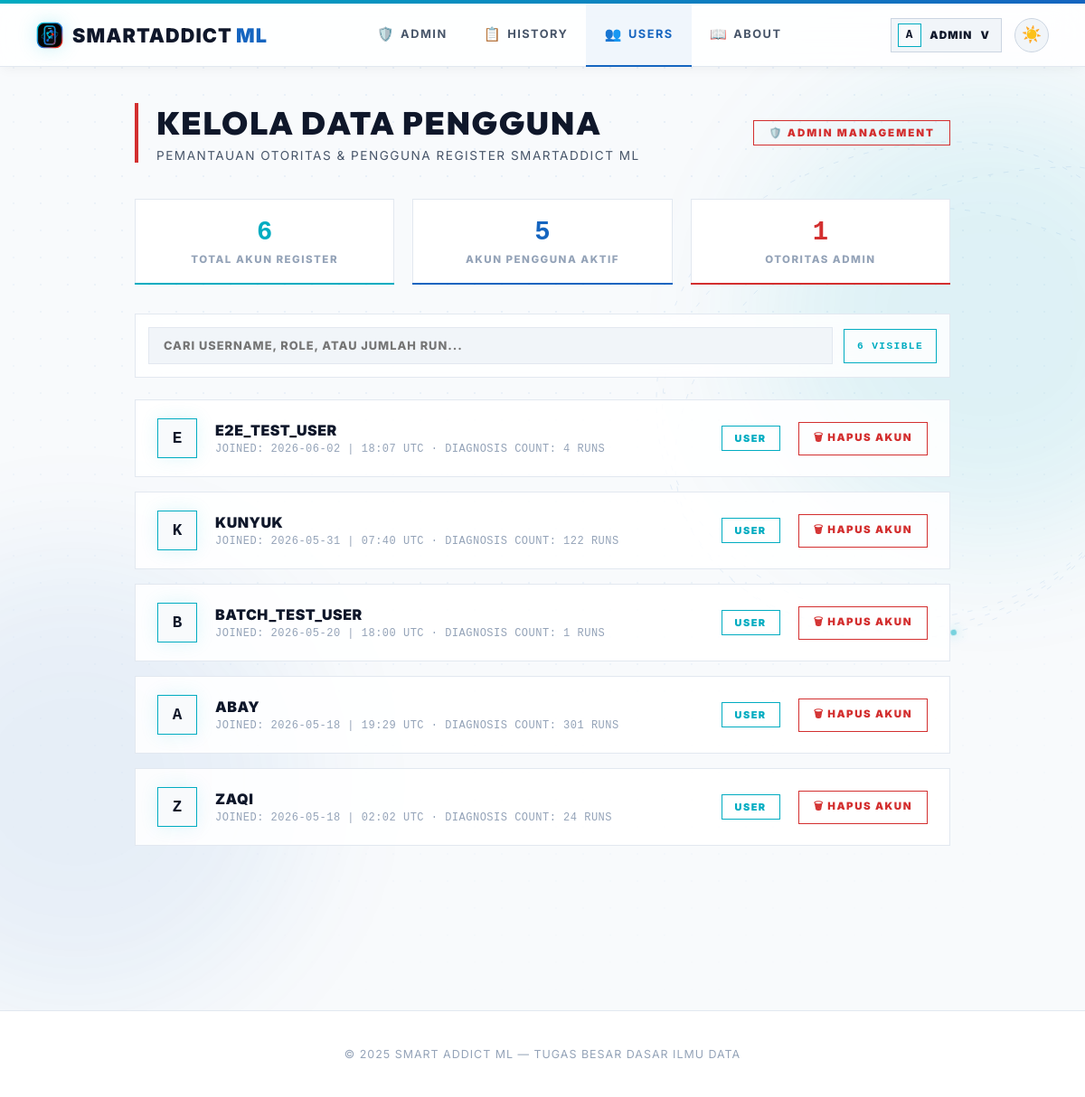
The app's page /admin/users (signed in) with its own data.
### smartaddict/models/user.py (models this page shows, shortened)
class User(UserMixin, db.Model):
    id = db.Column(db.Integer, primary_key=True)
    username = db.Column(db.String(80), unique=True, nullable=False)
    password_hash = db.Column(db.String(200), nullable=False)
    role = db.Column(db.String(10), default="user")
    created_at = db.Column(db.DateTime, default=datetime.utcnow)
    predictions = db.relationship("Prediction", backref="user", lazy=True)
    @property
    def is_admin(self):
        return self.role == "admin"

### smartaddict/routes/admin_routes.py (the view)
@admin_bp.route("/admin/users", endpoint='admin_users')
@admin_required
def admin_users():
    users = User.query.order_by(User.created_at.desc()).all()
    return render_template("admin/manage_users.html", users=users, active_page='admin_users')

### app.py (called while the page is built)
@app.after_request
def add_no_cache(response):
    response.headers['Cache-Control'] = 'no-store, no-cache, must-revalidate, max-age=0'
    response.headers['Pragma'] = 'no-cache'
    response.headers['Expires'] = '0'
    return response

@login_manager.user_loader
def load_user(user_id):
    try:
        return User.query.get(int(user_id))
    except Exception:
        return None

### smartaddict/routes/admin_routes.py (called while the page is built)
def admin_required(view_func):
    @wraps(view_func)
    @login_required
    def wrapped(*args, **kwargs):
        if not current_user.is_admin:
            flash('Akses ditolak. Hanya admin yang bisa mengakses halaman ini.', 'error')
            return redirect(url_for('user.dashboard'))
        return view_func(*args, **kwargs)
    return wrapped

### templates/admin/manage_users.html (shortened to what this page needs)
{% extends "base.html" %}
{% block content %}
<main class="content">
    <div class="page-header">
        <div class="header-text">
            <h1>KELOLA DATA PENGGUNA</h1>
            <p>PEMANTAUAN OTORITAS & PENGGUNA REGISTER SMARTADDICT ML</p>
        </div>
        <span class="admin-badge">🛡️ ADMIN MANAGEMENT</span>
    </div>
    <div class="stats-row">
        <div class="mini-stat">
            <div class="num" style="color:var(--m-blue-light)">{{ users|length }}</div>
            <div class="lbl">TOTAL AKUN REGISTER</div>
        </div>
        <div class="mini-stat">
            <div class="num" style="color:var(--m-blue-dark)">{{ users|selectattr('role','equalto','user')|list|length }}</div>
            <div class="lbl">AKUN PENGGUNA AKTIF</div>
        </div>
        <div class="mini-stat">
            <div class="num" style="color:var(--m-red)">{{ users|selectattr('role','equalto','admin')|list|length }}</div>
            <div class="lbl">OTORITAS ADMIN</div>
        </div>
    </div>
    <div class="user-filter">
        <input id="userSearch" type="text" placeholder="CARI USERNAME, ROLE, ATAU JUMLAH RUN..." oninput="filterUsers()">
        <div class="user-filter-count"><span id="userVisibleCount">{{ users|length }}</span> Visible</div>
    </div>
    <div class="users-grid">
        {% for user in users %}
        <div class="user-card {% if user.is_admin %}admin-card{% endif %}" data-user="{{ user.username }} {{ user.role }} {{ user.predictions|length }} runs">
            <div class="user-avatar">{{ user.username[0]|upper }}</div>
            <div class="user-info">
                <div class="user-name">{{ user.username }}</div>
                <div class="user-meta">JOINED: {{ user.created_at.strftime('%Y-%m-%d | %H:%M UTC') }} · DIAGNOSIS COUNT: {{ user.predictions|length }} RUNS</div>
            </div>
            <div>
                <span class="role-badge {% if user.is_admin %}role-admin{% else %}role-user{% endif %}">{{ user.role | upper }}</span>
            </div>
            <div>
                {% if not user.is_admin %}
                <form method="post" action="{{ url_for('admin.admin_delete_user', user_id=user.id) }}" onsubmit="return confirm('APAKAH ANDA YAKIN INGIN MENGHAPUS AKUN USER {{ user.username | upper }}?')">
                    <button type="submit" class="del-btn">🗑 HAPUS AKUN</button>
                </form>
                {% endif %}
            </div>
        </div>
        {% endfor %}
    </div>
</main>
{% endblock %}

### templates/base.html (shortened to what this page needs)
<!doctype html>
<html lang="id" data-theme="light">
<head>
</head>
<body>
    <div class="navbar-wrap">
        <nav class="navbar">
            <a href="{{ url_for('user.dashboard') }}" class="logo" style="text-decoration:none">
                <img class="logo-mark" src="{{ url_for('static', filename='img/smartaddict-logo.svg') }}" alt="" aria-hidden="true">
                <span>SmartAddict<span style="color:var(--m-blue-dark); font-weight: 900; margin-left: 4px;">ML</span></span>
            </a>
            <div class="nav-center">
                {% if current_user.is_authenticated and current_user.is_admin %}
                <a href="{{ url_for('admin.admin_dashboard') }}" {% if active_page == 'admin_dashboard' %}class="active"{% endif %}><span class="nav-icon">🛡️</span>Admin</a>
                <a href="{{ url_for('admin.admin_history') }}" {% if active_page == 'admin_history' %}class="active"{% endif %}><span class="nav-icon">📋</span>History</a>
                <a href="{{ url_for('admin.admin_users') }}" {% if active_page == 'admin_users' %}class="active"{% endif %}><span class="nav-icon">👥</span>Users</a>
                <a href="{{ url_for('user.about') }}" {% if active_page == 'about' %}class="active"{% endif %}><span class="nav-icon">📖</span>About</a>
                {% else %}
                <a href="{{ url_for('user.dashboard') }}" {% if active_page == 'dashboard' %}class="active"{% endif %}><span class="nav-icon">📊</span>Dashboard</a>
                <a href="{{ url_for('user.about') }}" {% if active_page == 'about' %}class="active"{% endif %}><span class="nav-icon">📖</span>About</a>
                {% endif %}
            </div>
            <div class="nav-actions">
                {% if current_user.is_authenticated %}
                <div class="profile-menu" id="profileMenu">
                    <button type="button" class="profile-chip {% if active_page == 'profile' %}active{% endif %}" onclick="toggleProfileMenu(event)" aria-expanded="false" aria-controls="profileDropdown">
                        <span class="profile-chip-avatar">{{ current_user.username[0]|upper }}</span>
                        <span class="profile-chip-name">{{ current_user.username }}</span>
                        <span aria-hidden="true">v</span>
                    </button>
                </div>
                {% else %}
                <a href="{{ url_for('auth.login') }}" class="btn-nav-login">Login</a>
                {% endif %}
                <button class="theme-toggle" id="themeToggle" onclick="toggleTheme()" title="Toggle tema">
                    <span id="themeIcon">🌙</span>
                </button>
            </div>
        </nav>
    </div>
    <div class="nav-spacer"></div>
    <div class="sa-bg-stage" aria-hidden="true">
    </div>
    {% block content %}{% endblock %}
    {% block footer %}
    <footer class="footer">
        <p>© 2025 Smart Addict ML — Tugas Besar Dasar Ilmu Data</p>
    </footer>
    {% endblock %}
</body>
</html>

### records on screen
User: username "A", username "ADMIN"
User: username "E", username "E2E_TEST_USER", created_at "2026-06-02 | 18:07 UTC", predictions|length "4", role "USER"
User: username "K", username "KUNYUK", created_at "2026-05-31 | 07:40 UTC", predictions|length "122", role "USER"
User: username "B", username "BATCH_TEST_USER", created_at "2026-05-20 | 18:00 UTC", predictions|length "1", role "USER"
User: username "A", username "ABAY", created_at "2026-05-18 | 19:29 UTC", predictions|length "301", role "USER"
User: username "Z", username "ZAQI", created_at "2026-05-18 | 02:02 UTC", predictions|length "24", role "USER"

### other values on screen
{{ users|length }} "6"
{{ users|selectattr('role','equalto','user')|list|length }} "5"
{{ users|selectattr('role','equalto','admin')|list|length }} "1"
